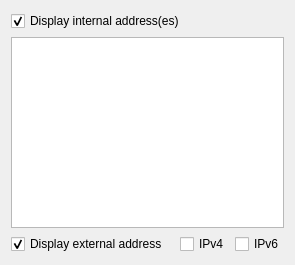
<?xml version="1.0" encoding="UTF-8"?>
<ui version="4.0">
 <class>plugin::ip::SettingsWidget</class>
 <widget class="QWidget" name="plugin::ip::SettingsWidget">
  <property name="geometry">
   <rect>
    <x>0</x>
    <y>0</y>
    <width>292</width>
    <height>265</height>
   </rect>
  </property>
  <property name="windowTitle">
   <string>Network</string>
  </property>
  <layout class="QGridLayout" name="gridLayout">
   <item row="0" column="0" colspan="4">
    <widget class="QCheckBox" name="show_internal_addr_cbox">
     <property name="text">
      <string>Display internal address(es)</string>
     </property>
     <property name="checked">
      <bool>true</bool>
     </property>
    </widget>
   </item>
   <item row="1" column="0" colspan="4">
    <widget class="QTreeView" name="interfaces_list">
     <attribute name="headerVisible">
      <bool>false</bool>
     </attribute>
    </widget>
   </item>
   <item row="2" column="0">
    <widget class="QCheckBox" name="show_external_addr_cbox">
     <property name="text">
      <string>Display external address</string>
     </property>
     <property name="checked">
      <bool>true</bool>
     </property>
    </widget>
   </item>
   <item row="2" column="1">
    <spacer name="horizontalSpacer">
     <property name="orientation">
      <enum>Qt::Orientation::Horizontal</enum>
     </property>
     <property name="sizeHint" stdset="0">
      <size>
       <width>10</width>
       <height>20</height>
      </size>
     </property>
    </spacer>
   </item>
   <item row="2" column="2">
    <widget class="QCheckBox" name="show_external_v4_cbox">
     <property name="text">
      <string notr="true">IPv4</string>
     </property>
    </widget>
   </item>
   <item row="2" column="3">
    <widget class="QCheckBox" name="show_external_v6_cbox">
     <property name="text">
      <string notr="true">IPv6</string>
     </property>
    </widget>
   </item>
  </layout>
 </widget>
 <resources/>
 <connections>
  <connection>
   <sender>show_internal_addr_cbox</sender>
   <signal>toggled(bool)</signal>
   <receiver>interfaces_list</receiver>
   <slot>setEnabled(bool)</slot>
   <hints>
    <hint type="sourcelabel">
     <x>82</x>
     <y>15</y>
    </hint>
    <hint type="destinationlabel">
     <x>80</x>
     <y>71</y>
    </hint>
   </hints>
  </connection>
  <connection>
   <sender>show_external_addr_cbox</sender>
   <signal>toggled(bool)</signal>
   <receiver>show_external_v4_cbox</receiver>
   <slot>setEnabled(bool)</slot>
   <hints>
    <hint type="sourcelabel">
     <x>142</x>
     <y>239</y>
    </hint>
    <hint type="destinationlabel">
     <x>181</x>
     <y>239</y>
    </hint>
   </hints>
  </connection>
  <connection>
   <sender>show_external_addr_cbox</sender>
   <signal>toggled(bool)</signal>
   <receiver>show_external_v6_cbox</receiver>
   <slot>setEnabled(bool)</slot>
   <hints>
    <hint type="sourcelabel">
     <x>66</x>
     <y>245</y>
    </hint>
    <hint type="destinationlabel">
     <x>242</x>
     <y>248</y>
    </hint>
   </hints>
  </connection>
 </connections>
</ui>
